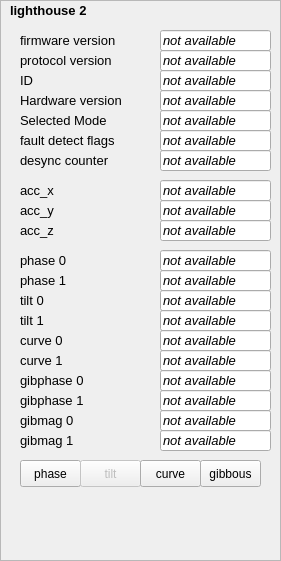
    <widget class="QFrame" name="frame_7">
     <property name="geometry">
      <rect>
       <x>300</x>
       <y>10</y>
       <width>281</width>
       <height>561</height>
      </rect>
     </property>
     <property name="frameShape">
      <enum>QFrame::StyledPanel</enum>
     </property>
     <property name="frameShadow">
      <enum>QFrame::Raised</enum>
     </property>
     <widget class="QLabel" name="lighthouse_2">
      <property name="geometry">
       <rect>
        <x>10</x>
        <y>0</y>
        <width>101</width>
        <height>21</height>
       </rect>
      </property>
      <property name="font">
       <font>
        <pointsize>10</pointsize>
        <weight>75</weight>
        <italic>false</italic>
        <bold>true</bold>
       </font>
      </property>
      <property name="text">
       <string>lighthouse 2</string>
      </property>
     </widget>
     <widget class="QLabel" name="x_2">
      <property name="geometry">
       <rect>
        <x>20</x>
        <y>30</y>
        <width>141</width>
        <height>20</height>
       </rect>
      </property>
      <property name="font">
       <font>
        <pointsize>10</pointsize>
        <weight>50</weight>
        <italic>false</italic>
        <bold>false</bold>
       </font>
      </property>
      <property name="text">
       <string>firmware version</string>
      </property>
     </widget>
     <widget class="QLineEdit" name="lighthouse_firmware_version_2">
      <property name="geometry">
       <rect>
        <x>160</x>
        <y>30</y>
        <width>111</width>
        <height>21</height>
       </rect>
      </property>
      <property name="font">
       <font>
        <pointsize>10</pointsize>
        <italic>true</italic>
       </font>
      </property>
      <property name="locale">
       <locale language="German" country="Germany"/>
      </property>
      <property name="text">
       <string>not available</string>
      </property>
      <property name="readOnly">
       <bool>true</bool>
      </property>
     </widget>
     <widget class="QLineEdit" name="lighthouse_protocol_version_2">
      <property name="geometry">
       <rect>
        <x>160</x>
        <y>50</y>
        <width>111</width>
        <height>21</height>
       </rect>
      </property>
      <property name="font">
       <font>
        <pointsize>10</pointsize>
        <italic>true</italic>
       </font>
      </property>
      <property name="locale">
       <locale language="German" country="Germany"/>
      </property>
      <property name="text">
       <string>not available</string>
      </property>
      <property name="readOnly">
       <bool>true</bool>
      </property>
     </widget>
     <widget class="QLabel" name="x_10">
      <property name="geometry">
       <rect>
        <x>20</x>
        <y>50</y>
        <width>141</width>
        <height>20</height>
       </rect>
      </property>
      <property name="font">
       <font>
        <pointsize>10</pointsize>
        <weight>50</weight>
        <italic>false</italic>
        <bold>false</bold>
       </font>
      </property>
      <property name="text">
       <string>protocol version</string>
      </property>
     </widget>
     <widget class="QLineEdit" name="lighthouse_ID_2">
      <property name="geometry">
       <rect>
        <x>160</x>
        <y>70</y>
        <width>111</width>
        <height>21</height>
       </rect>
      </property>
      <property name="font">
       <font>
        <pointsize>10</pointsize>
        <italic>true</italic>
       </font>
      </property>
      <property name="locale">
       <locale language="German" country="Germany"/>
      </property>
      <property name="text">
       <string>not available</string>
      </property>
      <property name="readOnly">
       <bool>true</bool>
      </property>
     </widget>
     <widget class="QLabel" name="x_11">
      <property name="geometry">
       <rect>
        <x>20</x>
        <y>70</y>
        <width>141</width>
        <height>20</height>
       </rect>
      </property>
      <property name="font">
       <font>
        <pointsize>10</pointsize>
        <weight>50</weight>
        <italic>false</italic>
        <bold>false</bold>
       </font>
      </property>
      <property name="text">
       <string>ID</string>
      </property>
     </widget>
     <widget class="QLineEdit" name="lighthouse_hardware_version_2">
      <property name="geometry">
       <rect>
        <x>160</x>
        <y>90</y>
        <width>111</width>
        <height>21</height>
       </rect>
      </property>
      <property name="font">
       <font>
        <pointsize>10</pointsize>
        <italic>true</italic>
       </font>
      </property>
      <property name="locale">
       <locale language="German" country="Germany"/>
      </property>
      <property name="text">
       <string>not available</string>
      </property>
      <property name="readOnly">
       <bool>true</bool>
      </property>
     </widget>
     <widget class="QLabel" name="x_12">
      <property name="geometry">
       <rect>
        <x>20</x>
        <y>90</y>
        <width>141</width>
        <height>20</height>
       </rect>
      </property>
      <property name="font">
       <font>
        <pointsize>10</pointsize>
        <weight>50</weight>
        <italic>false</italic>
        <bold>false</bold>
       </font>
      </property>
      <property name="text">
       <string>Hardware version</string>
      </property>
     </widget>
     <widget class="QLineEdit" name="lighthouse_acc_x_2">
      <property name="geometry">
       <rect>
        <x>160</x>
        <y>180</y>
        <width>111</width>
        <height>21</height>
       </rect>
      </property>
      <property name="font">
       <font>
        <pointsize>10</pointsize>
        <italic>true</italic>
       </font>
      </property>
      <property name="locale">
       <locale language="German" country="Germany"/>
      </property>
      <property name="text">
       <string>not available</string>
      </property>
      <property name="readOnly">
       <bool>true</bool>
      </property>
     </widget>
     <widget class="QLabel" name="x_13">
      <property name="geometry">
       <rect>
        <x>20</x>
        <y>180</y>
        <width>141</width>
        <height>20</height>
       </rect>
      </property>
      <property name="font">
       <font>
        <pointsize>10</pointsize>
        <weight>50</weight>
        <italic>false</italic>
        <bold>false</bold>
       </font>
      </property>
      <property name="text">
       <string>acc_x</string>
      </property>
     </widget>
     <widget class="QLabel" name="x_14">
      <property name="geometry">
       <rect>
        <x>20</x>
        <y>200</y>
        <width>141</width>
        <height>20</height>
       </rect>
      </property>
      <property name="font">
       <font>
        <pointsize>10</pointsize>
        <weight>50</weight>
        <italic>false</italic>
        <bold>false</bold>
       </font>
      </property>
      <property name="text">
       <string>acc_y</string>
      </property>
     </widget>
     <widget class="QLineEdit" name="lighthouse_acc_y_2">
      <property name="geometry">
       <rect>
        <x>160</x>
        <y>200</y>
        <width>111</width>
        <height>21</height>
       </rect>
      </property>
      <property name="font">
       <font>
        <pointsize>10</pointsize>
        <italic>true</italic>
       </font>
      </property>
      <property name="locale">
       <locale language="German" country="Germany"/>
      </property>
      <property name="text">
       <string>not available</string>
      </property>
      <property name="readOnly">
       <bool>true</bool>
      </property>
     </widget>
     <widget class="QLabel" name="x_15">
      <property name="geometry">
       <rect>
        <x>20</x>
        <y>220</y>
        <width>141</width>
        <height>20</height>
       </rect>
      </property>
      <property name="font">
       <font>
        <pointsize>10</pointsize>
        <weight>50</weight>
        <italic>false</italic>
        <bold>false</bold>
       </font>
      </property>
      <property name="text">
       <string>acc_z</string>
      </property>
     </widget>
     <widget class="QLineEdit" name="lighthouse_acc_z_2">
      <property name="geometry">
       <rect>
        <x>160</x>
        <y>220</y>
        <width>111</width>
        <height>21</height>
       </rect>
      </property>
      <property name="font">
       <font>
        <pointsize>10</pointsize>
        <italic>true</italic>
       </font>
      </property>
      <property name="locale">
       <locale language="German" country="Germany"/>
      </property>
      <property name="text">
       <string>not available</string>
      </property>
      <property name="readOnly">
       <bool>true</bool>
      </property>
     </widget>
     <widget class="QLabel" name="x_16">
      <property name="geometry">
       <rect>
        <x>20</x>
        <y>110</y>
        <width>141</width>
        <height>20</height>
       </rect>
      </property>
      <property name="font">
       <font>
        <pointsize>10</pointsize>
        <weight>50</weight>
        <italic>false</italic>
        <bold>false</bold>
       </font>
      </property>
      <property name="text">
       <string>Selected Mode</string>
      </property>
     </widget>
     <widget class="QLineEdit" name="lighthouse_selected_mode_2">
      <property name="geometry">
       <rect>
        <x>160</x>
        <y>110</y>
        <width>111</width>
        <height>21</height>
       </rect>
      </property>
      <property name="font">
       <font>
        <pointsize>10</pointsize>
        <italic>true</italic>
       </font>
      </property>
      <property name="locale">
       <locale language="German" country="Germany"/>
      </property>
      <property name="text">
       <string>not available</string>
      </property>
      <property name="readOnly">
       <bool>true</bool>
      </property>
     </widget>
     <widget class="QLineEdit" name="lighthouse_fault_detect_flags_2">
      <property name="geometry">
       <rect>
        <x>160</x>
        <y>130</y>
        <width>111</width>
        <height>21</height>
       </rect>
      </property>
      <property name="font">
       <font>
        <pointsize>10</pointsize>
        <italic>true</italic>
       </font>
      </property>
      <property name="locale">
       <locale language="German" country="Germany"/>
      </property>
      <property name="text">
       <string>not available</string>
      </property>
      <property name="readOnly">
       <bool>true</bool>
      </property>
     </widget>
     <widget class="QLabel" name="x_47">
      <property name="geometry">
       <rect>
        <x>20</x>
        <y>150</y>
        <width>141</width>
        <height>20</height>
       </rect>
      </property>
      <property name="font">
       <font>
        <pointsize>10</pointsize>
        <weight>50</weight>
        <italic>false</italic>
        <bold>false</bold>
       </font>
      </property>
      <property name="text">
       <string>desync counter</string>
      </property>
     </widget>
     <widget class="QLabel" name="x_48">
      <property name="geometry">
       <rect>
        <x>20</x>
        <y>130</y>
        <width>141</width>
        <height>20</height>
       </rect>
      </property>
      <property name="font">
       <font>
        <pointsize>10</pointsize>
        <weight>50</weight>
        <italic>false</italic>
        <bold>false</bold>
       </font>
      </property>
      <property name="text">
       <string>fault detect flags</string>
      </property>
     </widget>
     <widget class="QLabel" name="x_49">
      <property name="geometry">
       <rect>
        <x>20</x>
        <y>310</y>
        <width>141</width>
        <height>20</height>
       </rect>
      </property>
      <property name="font">
       <font>
        <pointsize>10</pointsize>
        <weight>50</weight>
        <italic>false</italic>
        <bold>false</bold>
       </font>
      </property>
      <property name="text">
       <string>tilt 1</string>
      </property>
     </widget>
     <widget class="QLabel" name="x_50">
      <property name="geometry">
       <rect>
        <x>20</x>
        <y>250</y>
        <width>141</width>
        <height>20</height>
       </rect>
      </property>
      <property name="font">
       <font>
        <pointsize>10</pointsize>
        <weight>50</weight>
        <italic>false</italic>
        <bold>false</bold>
       </font>
      </property>
      <property name="text">
       <string>phase 0</string>
      </property>
     </widget>
     <widget class="QLabel" name="x_51">
      <property name="geometry">
       <rect>
        <x>20</x>
        <y>290</y>
        <width>141</width>
        <height>20</height>
       </rect>
      </property>
      <property name="font">
       <font>
        <pointsize>10</pointsize>
        <weight>50</weight>
        <italic>false</italic>
        <bold>false</bold>
       </font>
      </property>
      <property name="text">
       <string>tilt 0</string>
      </property>
     </widget>
     <widget class="QLabel" name="x_52">
      <property name="geometry">
       <rect>
        <x>20</x>
        <y>430</y>
        <width>141</width>
        <height>20</height>
       </rect>
      </property>
      <property name="font">
       <font>
        <pointsize>10</pointsize>
        <weight>50</weight>
        <italic>false</italic>
        <bold>false</bold>
       </font>
      </property>
      <property name="text">
       <string>gibmag 1</string>
      </property>
     </widget>
     <widget class="QLabel" name="x_53">
      <property name="geometry">
       <rect>
        <x>20</x>
        <y>270</y>
        <width>141</width>
        <height>20</height>
       </rect>
      </property>
      <property name="font">
       <font>
        <pointsize>10</pointsize>
        <weight>50</weight>
        <italic>false</italic>
        <bold>false</bold>
       </font>
      </property>
      <property name="text">
       <string>phase 1</string>
      </property>
     </widget>
     <widget class="QLabel" name="x_54">
      <property name="geometry">
       <rect>
        <x>20</x>
        <y>370</y>
        <width>141</width>
        <height>20</height>
       </rect>
      </property>
      <property name="font">
       <font>
        <pointsize>10</pointsize>
        <weight>50</weight>
        <italic>false</italic>
        <bold>false</bold>
       </font>
      </property>
      <property name="text">
       <string>gibphase 0</string>
      </property>
     </widget>
     <widget class="QLabel" name="x_55">
      <property name="geometry">
       <rect>
        <x>20</x>
        <y>390</y>
        <width>141</width>
        <height>20</height>
       </rect>
      </property>
      <property name="font">
       <font>
        <pointsize>10</pointsize>
        <weight>50</weight>
        <italic>false</italic>
        <bold>false</bold>
       </font>
      </property>
      <property name="text">
       <string>gibphase 1</string>
      </property>
     </widget>
     <widget class="QLabel" name="x_56">
      <property name="geometry">
       <rect>
        <x>20</x>
        <y>410</y>
        <width>141</width>
        <height>20</height>
       </rect>
      </property>
      <property name="font">
       <font>
        <pointsize>10</pointsize>
        <weight>50</weight>
        <italic>false</italic>
        <bold>false</bold>
       </font>
      </property>
      <property name="text">
       <string>gibmag 0</string>
      </property>
     </widget>
     <widget class="QLineEdit" name="lighthouse_tilt0_2">
      <property name="geometry">
       <rect>
        <x>160</x>
        <y>290</y>
        <width>111</width>
        <height>21</height>
       </rect>
      </property>
      <property name="font">
       <font>
        <pointsize>10</pointsize>
        <italic>true</italic>
       </font>
      </property>
      <property name="locale">
       <locale language="German" country="Germany"/>
      </property>
      <property name="text">
       <string>not available</string>
      </property>
      <property name="readOnly">
       <bool>true</bool>
      </property>
     </widget>
     <widget class="QLineEdit" name="lighthouse_gibphase1_2">
      <property name="geometry">
       <rect>
        <x>160</x>
        <y>390</y>
        <width>111</width>
        <height>21</height>
       </rect>
      </property>
      <property name="font">
       <font>
        <pointsize>10</pointsize>
        <italic>true</italic>
       </font>
      </property>
      <property name="locale">
       <locale language="German" country="Germany"/>
      </property>
      <property name="text">
       <string>not available</string>
      </property>
      <property name="readOnly">
       <bool>true</bool>
      </property>
     </widget>
     <widget class="QLineEdit" name="lighthouse_gibmag1_2">
      <property name="geometry">
       <rect>
        <x>160</x>
        <y>430</y>
        <width>111</width>
        <height>21</height>
       </rect>
      </property>
      <property name="font">
       <font>
        <pointsize>10</pointsize>
        <italic>true</italic>
       </font>
      </property>
      <property name="locale">
       <locale language="German" country="Germany"/>
      </property>
      <property name="text">
       <string>not available</string>
      </property>
      <property name="readOnly">
       <bool>true</bool>
      </property>
     </widget>
     <widget class="QLineEdit" name="lighthouse_tilt1_2">
      <property name="geometry">
       <rect>
        <x>160</x>
        <y>310</y>
        <width>111</width>
        <height>21</height>
       </rect>
      </property>
      <property name="font">
       <font>
        <pointsize>10</pointsize>
        <italic>true</italic>
       </font>
      </property>
      <property name="locale">
       <locale language="German" country="Germany"/>
      </property>
      <property name="text">
       <string>not available</string>
      </property>
      <property name="readOnly">
       <bool>true</bool>
      </property>
     </widget>
     <widget class="QLineEdit" name="lighthouse_phase1_2">
      <property name="geometry">
       <rect>
        <x>160</x>
        <y>270</y>
        <width>111</width>
        <height>21</height>
       </rect>
      </property>
      <property name="font">
       <font>
        <pointsize>10</pointsize>
        <italic>true</italic>
       </font>
      </property>
      <property name="locale">
       <locale language="German" country="Germany"/>
      </property>
      <property name="text">
       <string>not available</string>
      </property>
      <property name="readOnly">
       <bool>true</bool>
      </property>
     </widget>
     <widget class="QLineEdit" name="lighthouse_gibphase0_2">
      <property name="geometry">
       <rect>
        <x>160</x>
        <y>370</y>
        <width>111</width>
        <height>21</height>
       </rect>
      </property>
      <property name="font">
       <font>
        <pointsize>10</pointsize>
        <italic>true</italic>
       </font>
      </property>
      <property name="locale">
       <locale language="German" country="Germany"/>
      </property>
      <property name="text">
       <string>not available</string>
      </property>
      <property name="readOnly">
       <bool>true</bool>
      </property>
     </widget>
     <widget class="QLineEdit" name="lighthouse_gibmag0_2">
      <property name="geometry">
       <rect>
        <x>160</x>
        <y>410</y>
        <width>111</width>
        <height>21</height>
       </rect>
      </property>
      <property name="font">
       <font>
        <pointsize>10</pointsize>
        <italic>true</italic>
       </font>
      </property>
      <property name="locale">
       <locale language="German" country="Germany"/>
      </property>
      <property name="text">
       <string>not available</string>
      </property>
      <property name="readOnly">
       <bool>true</bool>
      </property>
     </widget>
     <widget class="QLineEdit" name="lighthouse_phase0_2">
      <property name="geometry">
       <rect>
        <x>160</x>
        <y>250</y>
        <width>111</width>
        <height>21</height>
       </rect>
      </property>
      <property name="font">
       <font>
        <pointsize>10</pointsize>
        <italic>true</italic>
       </font>
      </property>
      <property name="locale">
       <locale language="German" country="Germany"/>
      </property>
      <property name="text">
       <string>not available</string>
      </property>
      <property name="readOnly">
       <bool>true</bool>
      </property>
     </widget>
     <widget class="QLineEdit" name="lighthouse_desync_counter_2">
      <property name="geometry">
       <rect>
        <x>160</x>
        <y>150</y>
        <width>111</width>
        <height>21</height>
       </rect>
      </property>
      <property name="font">
       <font>
        <pointsize>10</pointsize>
        <italic>true</italic>
       </font>
      </property>
      <property name="locale">
       <locale language="German" country="Germany"/>
      </property>
      <property name="text">
       <string>not available</string>
      </property>
      <property name="readOnly">
       <bool>true</bool>
      </property>
     </widget>
     <widget class="QLabel" name="x_59">
      <property name="geometry">
       <rect>
        <x>20</x>
        <y>330</y>
        <width>141</width>
        <height>20</height>
       </rect>
      </property>
      <property name="font">
       <font>
        <pointsize>10</pointsize>
        <weight>50</weight>
        <italic>false</italic>
        <bold>false</bold>
       </font>
      </property>
      <property name="text">
       <string>curve 0</string>
      </property>
     </widget>
     <widget class="QLineEdit" name="lighthouse_curve0_2">
      <property name="geometry">
       <rect>
        <x>160</x>
        <y>330</y>
        <width>111</width>
        <height>21</height>
       </rect>
      </property>
      <property name="font">
       <font>
        <pointsize>10</pointsize>
        <italic>true</italic>
       </font>
      </property>
      <property name="locale">
       <locale language="German" country="Germany"/>
      </property>
      <property name="text">
       <string>not available</string>
      </property>
      <property name="readOnly">
       <bool>true</bool>
      </property>
     </widget>
     <widget class="QLabel" name="x_60">
      <property name="geometry">
       <rect>
        <x>20</x>
        <y>350</y>
        <width>141</width>
        <height>20</height>
       </rect>
      </property>
      <property name="font">
       <font>
        <pointsize>10</pointsize>
        <weight>50</weight>
        <italic>false</italic>
        <bold>false</bold>
       </font>
      </property>
      <property name="text">
       <string>curve 1</string>
      </property>
     </widget>
     <widget class="QLineEdit" name="lighthouse_curve1_2">
      <property name="geometry">
       <rect>
        <x>160</x>
        <y>350</y>
        <width>111</width>
        <height>21</height>
       </rect>
      </property>
      <property name="font">
       <font>
        <pointsize>10</pointsize>
        <italic>true</italic>
       </font>
      </property>
      <property name="locale">
       <locale language="German" country="Germany"/>
      </property>
      <property name="text">
       <string>not available</string>
      </property>
      <property name="readOnly">
       <bool>true</bool>
      </property>
     </widget>
     <widget class="QPushButton" name="lighthouse_use_phase_2">
      <property name="geometry">
       <rect>
        <x>20</x>
        <y>460</y>
        <width>61</width>
        <height>27</height>
       </rect>
      </property>
      <property name="text">
       <string>phase</string>
      </property>
      <property name="checkable">
       <bool>true</bool>
      </property>
     </widget>
     <widget class="QPushButton" name="lighthouse_use_tilt_2">
      <property name="enabled">
       <bool>false</bool>
      </property>
      <property name="geometry">
       <rect>
        <x>80</x>
        <y>460</y>
        <width>61</width>
        <height>27</height>
       </rect>
      </property>
      <property name="text">
       <string>tilt</string>
      </property>
      <property name="checkable">
       <bool>true</bool>
      </property>
     </widget>
     <widget class="QPushButton" name="lighthouse_use_curve_2">
      <property name="geometry">
       <rect>
        <x>140</x>
        <y>460</y>
        <width>61</width>
        <height>27</height>
       </rect>
      </property>
      <property name="text">
       <string>curve</string>
      </property>
      <property name="checkable">
       <bool>true</bool>
      </property>
     </widget>
     <widget class="QPushButton" name="lighthouse_use_gibbous_2">
      <property name="geometry">
       <rect>
        <x>200</x>
        <y>460</y>
        <width>61</width>
        <height>27</height>
       </rect>
      </property>
      <property name="text">
       <string>gibbous</string>
      </property>
      <property name="checkable">
       <bool>true</bool>
      </property>
     </widget>
    </widget>
